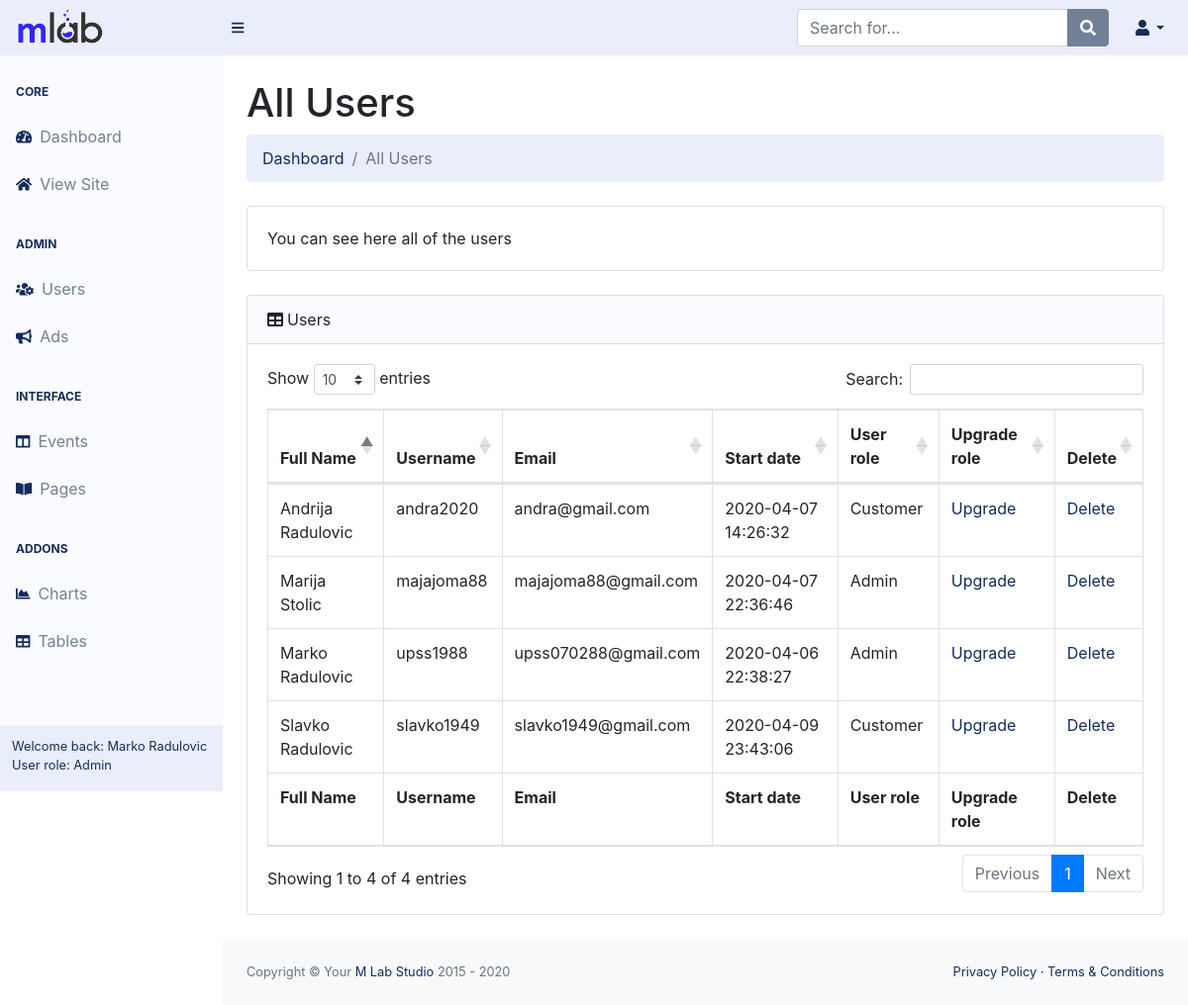
Screenshot of /backend/pages/all_users.php (signed in) with the database file from the repository.
### tables this page shows
CREATE TABLE `users` (
  `id` int(255) NOT NULL,
  `fname` varchar(20) NOT NULL,
  `lname` varchar(20) NOT NULL,
  `username` varchar(100) NOT NULL,
  `email` varchar(100) NOT NULL,
  `password` varchar(100) NOT NULL,
  `profile_image` varchar(100) NOT NULL,
  `work` varchar(50) NOT NULL,
  `education` varchar(50) NOT NULL,
  `phone_number` varchar(30) NOT NULL,
  `state` varchar(30) NOT NULL,
  `current_city` varchar(30) NOT NULL,
  `home_town` varchar(30) NOT NULL,
  `relationship_status` varchar(30) NOT NULL,
  `gender` varchar(30) NOT NULL,
  `hobbies` varchar(100) NOT NULL,
  `website` varchar(30) NOT NULL,
  `company` varchar(30) NOT NULL,
  `position` varchar(30) NOT NULL,
  `bio` varchar(250) NOT NULL,
  `date` timestamp NOT NULL DEFAULT current_timestamp(),
  `user_role` int(10) NOT NULL
);

### backend/config/Db.php (called while the page is built)
<?php
$dbhost = 'localhost';
$dbuser = 'root';
$dbpass = '';
$dbname = 'app';
$db = new Database($dbhost, $dbuser, $dbpass, $dbname);

### backend/config/Database.php (called while the page is built, shortened)
<?php
require_once 'Db.php';
class Database
{
    public $connection;
    protected $query;
    public function __construct($dbhost = 'localhost', $dbuser = 'root', $dbpass = '', $dbname = 'app', $charset = 'utf8')
    {
        $this->connection = new mysqli($dbhost, $dbuser, $dbpass, $dbname);
        $this->connection->set_charset($charset);
    }
    public function query($query)
    {
        if ($this->query = $this->connection->prepare($query)) {
            $this->query->execute();
        } else {
            $this->error('Unable to prepare MySQL statement (check your syntax) - ' . $this->connection->error);
        }
        return $this;
    }
    public function fetchAll($callback = null)
    {
        $params = array();
        $row = array();
        $meta = $this->query->result_metadata();
        while ($field = $meta->fetch_field()) {
            $params[] = &$row[$field->name];
        }
        call_user_func_array(array($this->query, 'bind_result'), $params);
        $result = array();
        while ($this->query->fetch()) {
            $r = array();
            foreach ($row as $key => $val) {
                $r[$key] = $val;
            }
            if ($callback != null && is_callable($callback)) {
                $value = call_user_func($callback, $r);
                if ($value == 'break') break;
            } else {
                $result[] = $r;
            }
        }
        return $result;
    }
}

### backend/src/templates/template-parts/admin_area/all_users/all_users.php (the view, shortened to what this page needs)
<table class="table table-bordered" id="dataTable" width="100%" cellspacing="0">
	<thead>
		<tr>
            <th>Full Name</th>
            <th>Username</th>
            <th>Email</th>
            <th>Start date</th>
            <th>User role</th>
            <th>Upgrade role</th>
            <th>Delete</th>
		</tr>
	</thead>
	<tfoot>
		<tr>
            <th>Full Name</th>
            <th>Username</th>
            <th>Email</th>
            <th>Start date</th>
            <th>User role</th>
            <th>Upgrade role</th>
            <th>Delete</th>
		</tr>
	</tfoot>
	<tbody>
	<?php
	$allUsers = $db->query('SELECT id, fname, lname, username, email, date, user_role FROM users ORDER BY id DESC')->fetchAll();
	foreach ($allUsers as $allUser) { ?>
		<tr>
			<td><?= $allUser['fname'] . ' ' . $allUser['lname'] ?></td>
			<td><?= $allUser['username'] ?></td>
			<td><?= $allUser['email'] ?></td>
			<td><?= $allUser['date'] ?></td>
			<td><?= ($allUser['user_role'] === 10) ? 'Admin' : 'Customer'; ?></td>
			<td>
                <a href="#" data-toggle="modal" class="upgradeBtn" data-target="#upgradeUserRole">Upgrade</a>
            </td>
			<td><a href="#">Delete</a></td>
		</tr>
	<?php } ?>
	</tbody>
</table>

### rows the page displays
users: fname "Slavko", lname "Radulovic", username "slavko1949", email "slavko1949@gmail.com", date "2020-04-09 23:43:06", user_role "Customer"
users: fname "Marija", lname "Stolic", username "majajoma88", email "majajoma88@gmail.com", date "2020-04-07 22:36:46", user_role "Admin"
users: fname "Andrija", lname "Radulovic", username "andra2020", email "andra@gmail.com", date "2020-04-07 14:26:32", user_role "Customer"
users: fname "Marko", lname "Radulovic", username "upss1988", email "upss070288@gmail.com", date "2020-04-06 22:38:27", user_role "Admin"

### other values shown
$_SESSION['fname'] "Marko"
$_SESSION['lname'] "Radulovic"
$isAdmin = ($_SESSION['user_role'] === 10) ? 'Admin' : 'Customer' "Admin"
